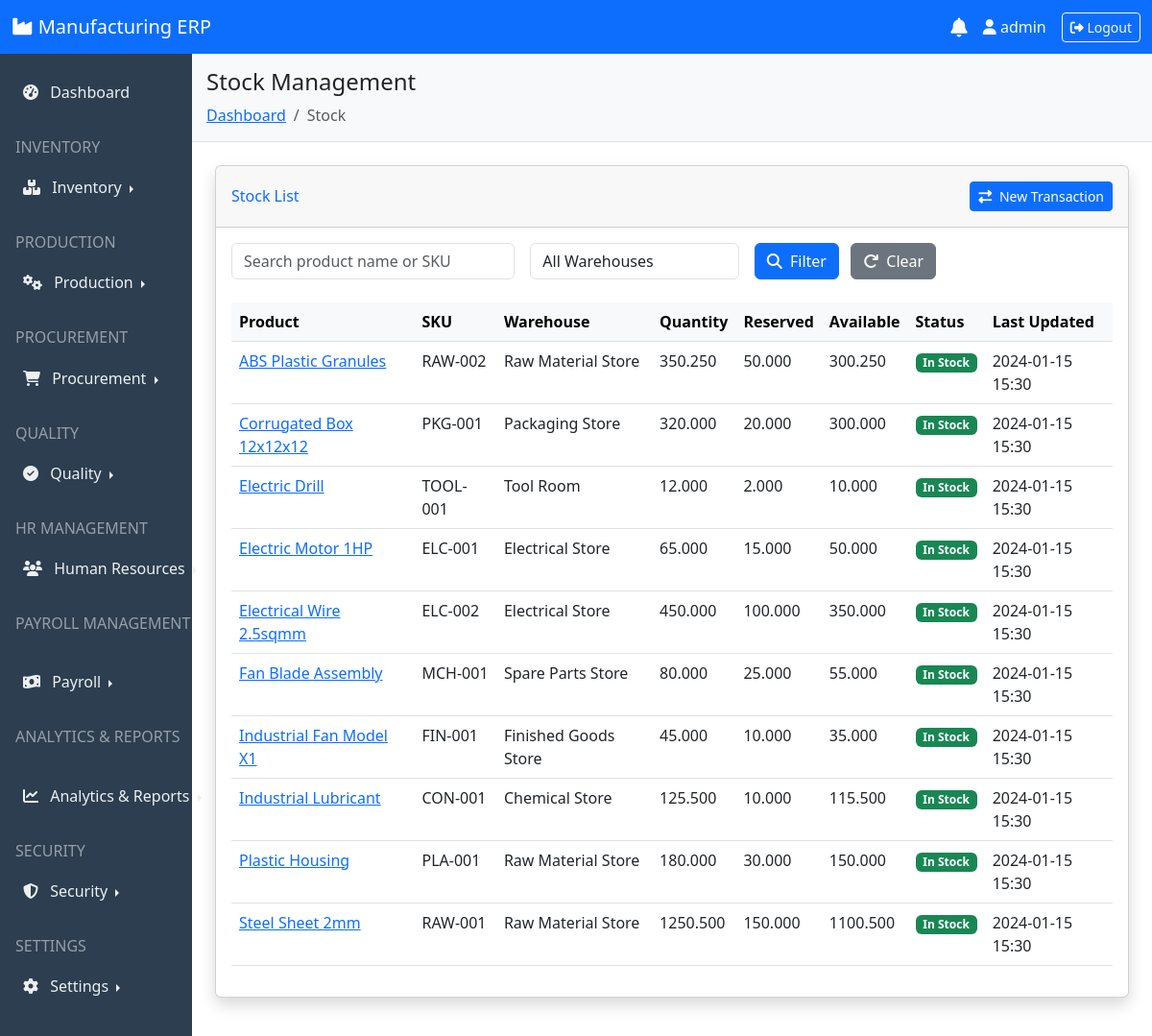
/inventory/stock/ (signed in), run on the app's committed database.
### inventory/models.py (models this page shows, shortened)
class Stock(models.Model):
    product = models.ForeignKey(Product, on_delete=models.CASCADE)
    warehouse = models.ForeignKey(Warehouse, on_delete=models.CASCADE)
    quantity = models.DecimalField(max_digits=12, decimal_places=3, default=0)
    reserved_quantity = models.DecimalField(max_digits=12, decimal_places=3, default=0)
    last_updated = models.DateTimeField(auto_now=True)
    class Meta:
        unique_together = ['product', 'warehouse']
    @property
    def available_quantity(self):
        return self.quantity - self.reserved_quantity

class TimeStampedModel(models.Model):
    created_at = models.DateTimeField(auto_now_add=True)
    updated_at = models.DateTimeField(auto_now=True)
    created_by = models.ForeignKey(User, on_delete=models.SET_NULL,
                                  null=True, related_name='created_%(class)s')
    updated_by = models.ForeignKey(User, on_delete=models.SET_NULL,
                                  null=True, related_name='updated_%(class)s')
    class Meta:
        abstract = True

class Product(TimeStampedModel):
    SKU = models.CharField(max_length=50, unique=True)
    name = models.CharField(max_length=200)
    description = models.TextField(blank=True)
    category = models.ForeignKey(Category, on_delete=models.SET_NULL, null=True, blank=True)
    unit_of_measure = models.ForeignKey(UnitOfMeasure, on_delete=models.PROTECT)
    type_choices = [
        ('raw', 'Raw Material'),
        ('finished', 'Finished Goods'),
        ('semi', 'Semi-Finished'),
        ('consumable', 'Consumable'),
    ]
    product_type = models.CharField(max_length=20, choices=type_choices)
    min_stock = models.DecimalField(max_digits=10, decimal_places=2, default=0)
    max_stock = models.DecimalField(max_digits=10, decimal_places=2, default=0)
    is_active = models.BooleanField(default=True)

class Warehouse(models.Model):
    name = models.CharField(max_length=100)
    code = models.CharField(max_length=10, unique=True)
    location = models.CharField(max_length=200)
    manager = models.ForeignKey(User, on_delete=models.SET_NULL, null=True, blank=True)  # Changed from hr.Employee to User
    is_active = models.BooleanField(default=True)

### inventory/views.py (the view)
# urls.py: path('stock/', views.stock_list, name='stock_list'),
@login_required
def stock_list(request):
    stocks = Stock.objects.select_related('product', 'warehouse').all()
    search = request.GET.get('search')
    if search:
        stocks = stocks.filter(
            Q(product__SKU__icontains=search) |
            Q(product__name__icontains=search)
        )
    warehouse = request.GET.get('warehouse')
    if warehouse:
        stocks = stocks.filter(warehouse_id=warehouse)
    stocks = stocks.order_by('product__name')
    paginator = Paginator(stocks, 25)
    page_number = request.GET.get('page')
    page_obj = paginator.get_page(page_number)
    warehouses = Warehouse.objects.all()
    context = {
        'page_obj': page_obj,
        'stocks': page_obj.object_list,
        'warehouses': warehouses,
        'search': search or '',
        'selected_warehouse': warehouse or '',
    }
    return render(request, 'inventory/stock_list.html', context)

### templates/inventory/stock_list.html (shortened to what this page needs)
{% extends 'base.html' %}
{% block page_title %}Stock Management{% endblock %}
{% block breadcrumbs %}
    <li class="breadcrumb-item"><a href="{% url 'dashboard' %}">Dashboard</a></li>
    <li class="breadcrumb-item active">Stock</li>
{% endblock %}
{% block content %}
<div class="card shadow mb-4">
    <div class="card-header py-3 d-flex justify-content-between align-items-center">
        <h6 class="m-0 font-weight-bold text-primary">Stock List</h6>
        <a href="{% url 'inventory:stock_transaction' %}" class="btn btn-primary btn-sm">
            <i class="fas fa-exchange-alt me-1"></i> New Transaction
        </a>
    </div>
    <div class="card-body">
        <form method="get" class="row g-3 mb-4">
            <div class="col-md-4">
                <input type="text" name="search" class="form-control" placeholder="Search product name or SKU"
                       value="{{ search }}">
            </div>
            <div class="col-md-3">
                <select name="warehouse" class="form-control">
                    <option value="">All Warehouses</option>
                </select>
            </div>
            <div class="col-md-3">
                <button type="submit" class="btn btn-primary me-2">
                    <i class="fas fa-search me-1"></i> Filter
                </button>
                <a href="{% url 'inventory:stock_list' %}" class="btn btn-secondary">
                    <i class="fas fa-redo me-1"></i> Clear
                </a>
            </div>
        </form>
        <div class="table-responsive">
            <table class="table table-hover">
                <thead class="table-light">
                    <tr>
                        <th>Product</th>
                        <th>SKU</th>
                        <th>Warehouse</th>
                        <th>Quantity</th>
                        <th>Reserved</th>
                        <th>Available</th>
                        <th>Status</th>
                        <th>Last Updated</th>
                    </tr>
                </thead>
                <tbody>
                    {% for stock in stocks %}
                    <tr>
                        <td>
                            <a href="{% url 'inventory:product_detail' stock.product.id %}">
                                {{ stock.product.name }}
                            </a>
                        </td>
                        <td>{{ stock.product.SKU }}</td>
                        <td>{{ stock.warehouse.name }}</td>
                        <td>{{ stock.quantity }}</td>
                        <td>{{ stock.reserved_quantity }}</td>
                        <td class="{% if stock.available_quantity < stock.product.min_stock %}text-danger fw-bold{% endif %}">
                            {{ stock.available_quantity }}
                        </td>
                        <td>
                            {% if stock.available_quantity < stock.product.min_stock %}
                                <span class="badge bg-warning">Low Stock</span>
                            {% elif stock.available_quantity == 0 %}
                                <span class="badge bg-danger">Out of Stock</span>
                            {% else %}
                                <span class="badge bg-success">In Stock</span>
                            {% endif %}
                        </td>
                        <td>{{ stock.last_updated|date:"Y-m-d H:i" }}</td>
                    </tr>
                    {% endfor %}
                </tbody>
            </table>
        </div>
    </div>
</div>
{% endblock %}

### templates/base.html (shortened to what this page needs)
<!DOCTYPE html>
<html lang="en">
<head>
    <link href="https://cdn.jsdelivr.net/npm/bootstrap@5.3.0/dist/css/bootstrap.min.css" rel="stylesheet">
    <link rel="stylesheet" href="https://cdnjs.cloudflare.com/ajax/libs/font-awesome/6.4.0/css/all.min.css">
    <link rel="stylesheet" href="https://cdn.datatables.net/1.13.4/css/dataTables.bootstrap5.min.css">
</head>
<body>
    <nav class="navbar navbar-expand-lg navbar-dark bg-primary">
        <div class="container-fluid">
            <a class="navbar-brand" href="{% url 'dashboard' %}">
                <i class="fas fa-industry"></i> Manufacturing ERP
            </a>
            <div class="d-flex align-items-center">
                <div class="dropdown me-3">
                    <a href="#" class="text-light position-relative" id="notificationDropdown"
                    data-bs-toggle="dropdown" aria-expanded="false">
                        <i class="fas fa-bell fa-lg"></i>
                    </a>
                </div>
                <span class="text-light me-3">
                    <i class="fas fa-user"></i> {{ user.username }}
                </span>
                <a href="{% url 'logout' %}" class="btn btn-outline-light btn-sm">
                    <i class="fas fa-sign-out-alt"></i> Logout
                </a>
            </div>
        </div>
    </nav>
    <div class="container-fluid">
        <div class="row">
            <div class="col-md-2 p-0 sidebar">
                <nav class="nav flex-column mt-3">
                    <a class="nav-link {% if request.path == '/dashboard/' %}active{% endif %}"
                    href="{% url 'dashboard' %}">
                        <i class="fas fa-tachometer-alt me-2"></i> Dashboard
                    </a>
                    <h6 class="text-uppercase text-white-50 mt-4 px-3 mb-2">Inventory</h6>
                    <div class="nav-item dropend">
                        <a class="nav-link dropdown-toggle" href="#" id="inventoryDropdown" role="button"
                        data-bs-toggle="dropdown" aria-expanded="false">
                            <i class="fas fa-boxes me-2"></i> Inventory
                        </a>
                    </div>
                    <h6 class="text-uppercase text-white-50 mt-4 px-3 mb-2">Production</h6>
                    <div class="nav-item dropend">
                        <a class="nav-link dropdown-toggle" href="#" id="productionDropdown" role="button"
                        data-bs-toggle="dropdown" aria-expanded="false">
                            <i class="fas fa-cogs me-2"></i> Production
                        </a>
                    </div>
                    <h6 class="text-uppercase text-white-50 mt-4 px-3 mb-2">Procurement</h6>
                    <div class="nav-item dropend">
                        <a class="nav-link dropdown-toggle" href="#" id="procurementDropdown" role="button"
                        data-bs-toggle="dropdown" aria-expanded="false">
                            <i class="fas fa-shopping-cart me-2"></i> Procurement
                        </a>
                    </div>
                    <h6 class="text-uppercase text-white-50 mt-4 px-3 mb-2">Quality</h6>
                    <div class="nav-item dropend">
                        <a class="nav-link dropdown-toggle" href="#" id="qualityDropdown" role="button"
                        data-bs-toggle="dropdown" aria-expanded="false">
                            <i class="fas fa-check-circle me-2"></i> Quality
                        </a>
                    </div>
                    <h6 class="text-uppercase text-white-50 mt-4 px-3 mb-2">HR Management</h6>
                    <div class="nav-item dropend">
                        <a class="nav-link dropdown-toggle" href="#" id="hrDropdown" role="button"
                        data-bs-toggle="dropdown" aria-expanded="false">
                            <i class="fas fa-users me-2"></i> Human Resources
                        </a>
                    </div>
                    <h6 class="text-uppercase text-white-50 mt-4 px-3 mb-2">Payroll Management</h6>
                    <div class="nav-item dropend">
                        <a class="nav-link dropdown-toggle" href="#" id="payrollDropdown" role="button"
                        data-bs-toggle="dropdown" aria-expanded="false">
                            <i class="fas fa-money-bill-wave me-2"></i> Payroll
                        </a>
                    </div>
                    <h6 class="text-uppercase text-white-50 mt-4 px-3 mb-2">Analytics & Reports</h6>
                    <div class="nav-item dropend">
                        <a class="nav-link dropdown-toggle" href="#" id="analyticsDropdown" role="button"
                        data-bs-toggle="dropdown" aria-expanded="false">
                            <i class="fas fa-chart-line me-2"></i> Analytics & Reports
                        </a>
                    </div>
                    <h6 class="text-uppercase text-white-50 mt-4 px-3 mb-2">Security</h6>
                    <div class="nav-item dropend">
                        <a class="nav-link dropdown-toggle" href="#" id="securityDropdown" role="button"
                        data-bs-toggle="dropdown" aria-expanded="false">
                            <i class="fas fa-shield-alt me-2"></i> Security
                        </a>
                    </div>
                    <h6 class="text-uppercase text-white-50 mt-4 px-3 mb-2">Settings</h6>
                    <div class="nav-item dropend">
                        <a class="nav-link dropdown-toggle" href="#" id="settingsDropdown" role="button"
                        data-bs-toggle="dropdown" aria-expanded="false">
                            <i class="fas fa-cog me-2"></i> Settings
                        </a>
                    </div>
                </nav>
            </div>
            <div class="col-md-10 p-0">
                <div class="content-header">
                    <h4>{% block page_title %}{% endblock %}</h4>
                    <nav aria-label="breadcrumb">
                        <ol class="breadcrumb mb-0">
                            {% block breadcrumbs %}{% endblock %}
                        </ol>
                    </nav>
                </div>
                <div class="p-4">
                    {% block content %}{% endblock %}
                </div>
            </div>
        </div>
    </div>
</body>
</html>

### templates/base.html (style rules this page uses)
.sidebar { min-height: calc(100vh - 56px); background-color: #2c3e50; }
.sidebar .nav-link { color: #ecf0f1; padding: 12px 20px; border-left: 4px solid transparent; }
.content-header { background-color: #f8f9fa; padding: 15px; border-bottom: 1px solid #dee2e6; }

### data on the page
Stock: product.name "ABS Plastic Granules", product.SKU "RAW-002", warehouse.name "Raw Material Store", quantity "350.250", reserved_quantity "50.000", available_quantity "300.250", shows "In Stock", last_updated "2024-01-15 15:30"
Stock: product.name "Corrugated Box 12x12x12", product.SKU "PKG-001", warehouse.name "Packaging Store", quantity "320.000", reserved_quantity "20.000", available_quantity "300.000", shows "In Stock", last_updated "2024-01-15 15:30"
Stock: product.name "Electric Drill", product.SKU "TOOL-001", warehouse.name "Tool Room", quantity "12.000", reserved_quantity "2.000", available_quantity "10.000", shows "In Stock", last_updated "2024-01-15 15:30"
Stock: product.name "Electric Motor 1HP", product.SKU "ELC-001", warehouse.name "Electrical Store", quantity "65.000", reserved_quantity "15.000", available_quantity "50.000", shows "In Stock", last_updated "2024-01-15 15:30"
Stock: product.name "Electrical Wire 2.5sqmm", product.SKU "ELC-002", warehouse.name "Electrical Store", quantity "450.000", reserved_quantity "100.000", available_quantity "350.000", shows "In Stock", last_updated "2024-01-15 15:30"
Stock: product.name "Fan Blade Assembly", product.SKU "MCH-001", warehouse.name "Spare Parts Store", quantity "80.000", reserved_quantity "25.000", available_quantity "55.000", shows "In Stock", last_updated "2024-01-15 15:30"
Stock: product.name "Industrial Fan Model X1", product.SKU "FIN-001", warehouse.name "Finished Goods Store", quantity "45.000", reserved_quantity "10.000", available_quantity "35.000", shows "In Stock", last_updated "2024-01-15 15:30"
Stock: product.name "Industrial Lubricant", product.SKU "CON-001", warehouse.name "Chemical Store", quantity "125.500", reserved_quantity "10.000", available_quantity "115.500", shows "In Stock", last_updated "2024-01-15 15:30"
Stock: product.name "Plastic Housing", product.SKU "PLA-001", warehouse.name "Raw Material Store", quantity "180.000", reserved_quantity "30.000", available_quantity "150.000", shows "In Stock", last_updated "2024-01-15 15:30"
Stock: product.name "Steel Sheet 2mm", product.SKU "RAW-001", warehouse.name "Raw Material Store", quantity "1250.500", reserved_quantity "150.000", available_quantity "1100.500", shows "In Stock", last_updated "2024-01-15 15:30"

### other printed values
{{ user.username }} "admin"
